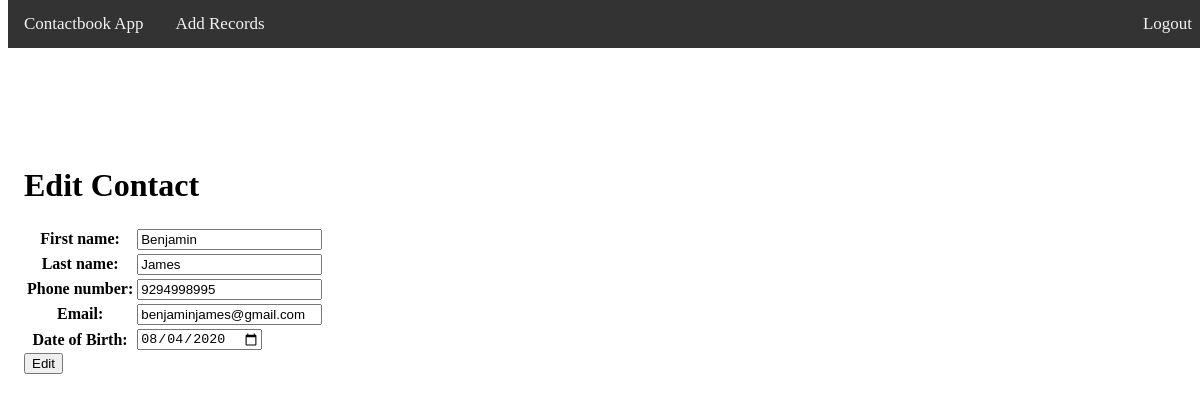
Screenshot of /Security/contacts/editRecord/3 with the database file from the repository.
### contacts/models.py (models this page shows)
class contactRecords(models.Model):
    first_name = models.CharField(max_length=25)
    last_name = models.CharField(max_length=25)
    phone_number = models.CharField(max_length=15)  # varchar datatype
    email = models.CharField(max_length=25)
    dob = models.DateField()
    address = models.CharField(max_length=100)
    is_active = models.BooleanField(default=True)

### contacts/views.py (the view)
# urls.py: path('editRecord/<int:id>', edit, name='edit'),
def edit(request, id):
    contactBookObj = get_object_or_404(contactRecords, pk=id)
    if request.method == 'POST':
        form = contactRecordForms(request.POST, instance=contactBookObj)
        if form.is_valid():
            form.save()
            return redirect('dashboard')
    form = contactRecordForms()
    form = contactRecordForms(instance=contactBookObj)
    return render(request, 'add.html', {'form':form, 'title': 'Edit Contact', 'button': 'Edit'})

### contacts/forms.py
class contactRecordForms(forms.ModelForm):  # new class contactRecordForms created and inherited from ModelForm class
    def __init__(self, *args, **kwargs):
        super(contactRecordForms,self).__init__(*args, **kwargs)
        self.fields['dob'].widget = forms.DateInput(attrs = { 'type' : 'date'})
        self.fields['dob'].label = 'Date of Birth'
        self.fields['email'].widget = forms.EmailInput(attrs={ 'type' : 'email'})
    class Meta():
        model = contactRecords
        fields = ('first_name', 'last_name', 'phone_number', 'email', 'dob')

### contacts/templates/add.html (shortened to what this page needs)
<!DOCTYPE html>
<html lang="en">
<head>
    {% load static %}
    <link rel="stylesheet" href="{% static 'css/layout.css' %}" type="text/css">
</head>
<body>
    <div class="navbar">
        <a>Contactbook App</a>
        <a>Add Records</a>
        <a style="float: right" href="{% url 'logout' %}">Logout</a>
        <a style="float: right" href="{% url 'dashboard' %}">{{ user.username }}</a>
    </div>
    <main class="main">
        <h1>{{ title }}</h1>
        <form method="POST" action="#">
        <table>
            {{ form }}
         </table>
            <input type="submit" value="{{ button }}">
         </form>
    </main>
</body>
</html>

### dashboard/static/css/layout.css (style rules this page uses)
.navbar { overflow: hidden; background-color: #333; position: fixed; top: 0; width: 100%; }
.navbar a { float: left; display: block; color: #f2f2f2; text-align: center; padding: 14px 16px; text-decoration: none; font-size: 17px; }
.main { padding: 16px; margin-top: 130px; height: 1500px; }

### rows the page displays
contactRecords: first_name "Benjamin", last_name "James", phone_number "9294998995", email "benjaminjames@gmail.com", dob "08/04/2020"

### other values shown
{{ title }} "Edit Contact"
